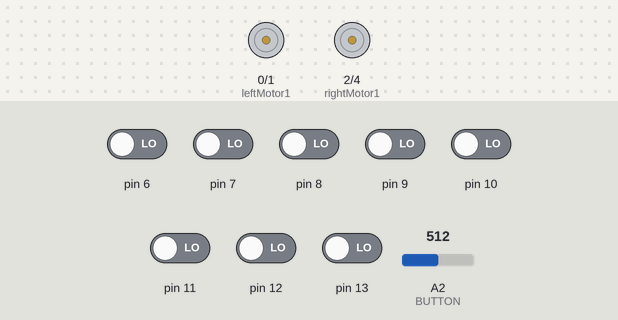
Recording of a sketch running on a simulated Arduino Uno, built with avr-gcc and run on an emulated ATmega328P. Parts: motor-driver pin pairs drawn as motors (green arrow = first pin HIGH = forward, orange = second pin HIGH = backward, longer = more drive, scaled by the enable pin). The test bench sets the inputs (shaded band); at power-on: pin 6–13 LOW, A2 (BUTTON) = 512.

Above: at 1.3 s.
1.4 s: A2 (BUTTON) set to 792
3.7 s: A2 (BUTTON) set to 808
At 5.4 s:
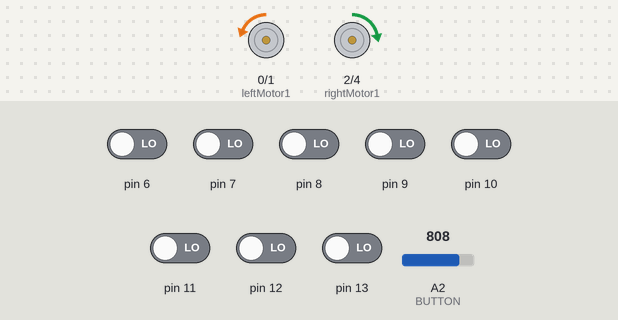
6.7 s: A2 (BUTTON) set to 790
At 8.4 s:
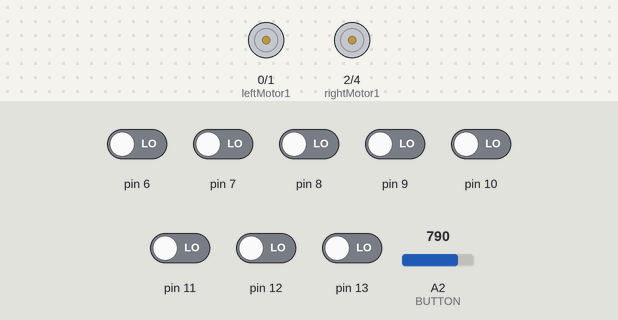
8.7 s: A2 (BUTTON) set to 810
At 10.9 s:
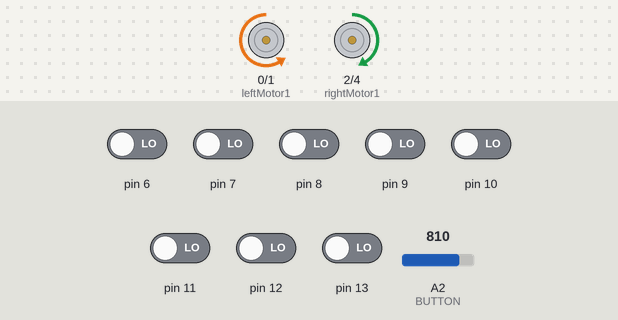
Timing chart, 0 to 12.2 s (numbered marks = the images above; inputs shaded):
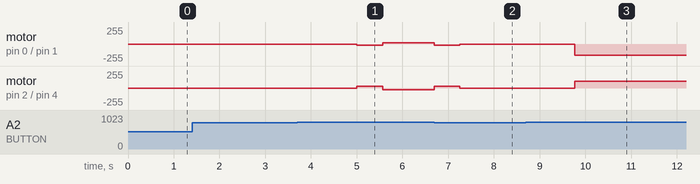

Measured:
- after the input at 1.4 s, every drawn part: stays the same
- after the input at 3.7 s, motor on pin 0 (leftMotor1) / pin 1 (leftMotor2): stopped → backward 17/255 after 1.3 s, → forward 17/255 0.56 s later, → backward 17/255 1.1 s later; motor on pin 2 (rightMotor1) / pin 4 (rightMotor2): stopped → forward 29/255 after 1.3 s, → backward 28/255 0.56 s later, → forward 28/255 1.1 s later
- after the input at 6.7 s, motor on pin 0 (leftMotor1) / pin 1 (leftMotor2), motor on pin 2 (rightMotor1) / pin 4 (rightMotor2): goes on until 7.3 s, then stays stopped
- after the input at 8.7 s, motor on pin 0 (leftMotor1) / pin 1 (leftMotor2): stopped → backward 170/255 after 1.1 s; motor on pin 2 (rightMotor1) / pin 4 (rightMotor2): stopped → forward 105/255 after 1.1 s

The sketch:

Line_Follower.ino
```cpp
#include <QTRSensors.h>

#define leftMotor1 0
#define leftMotor2 1
#define leftMotorPWM  5

#define rightMotor1 2
#define rightMotor2 4
#define rightMotorPWM  3

#define SEN_1 6
#define SEN_2 7
#define SEN_3 8
#define SEN_4 9
#define SEN_5 10
#define SEN_6 11
#define SEN_7 12
#define SEN_8 13

#define BUTTON 2
#define BTN_THRES 800// >75% of 1023

#define Kp 0.07 // experiment to determine this, start by something small that just makes your bot follow the line at a slow speed
#define Kd 0.4  // experiment to determine this, slowly increase the speeds and adjust this value. (Note: Kp < Kd)
#define Ki 0
#define rightMaxSpeed 200 // max speed of the robot
#define leftMaxSpeed 200 // max speed of the robot

#define rightBaseSpeed 140 // this is the speed at which the motors should spin when the robot is perfectly on the line
#define leftBaseSpeed 140  // this is the speed at which the motors should spin when the robot is perfectly on the line
#define NUM_SENSORS  8     // number of sensors used
#define TIMEOUT       2500  // waits for 2500 us for sensor outputs to go low
#define EMITTER_PIN   255     // emitter is controlled by digital pin 2

#define MOTOR_STEPS 2
#define STEP_THRESHOLD 10000
inline void drive(int leftMotorPin, int rightMotorPin,
                  int leftIntensity, int rightIntensity,
                  int *lastLeftIntensity, int *lastRightIntensity) {
  int leftMotorStep;
  int rightMotorStep;
  // If intensity difference is greater than STEP_THRESHOLD, do MOTOR_STEPS intensity transitions
  if (abs(leftIntensity - *lastLeftIntensity) > STEP_THRESHOLD) {
    leftMotorStep = (leftIntensity - *lastLeftIntensity) / MOTOR_STEPS;
  } else {
    *lastLeftIntensity = leftIntensity;
    leftMotorStep = 0;
  }
  if (abs(rightIntensity - *lastRightIntensity) > STEP_THRESHOLD) {
     rightMotorStep = (rightIntensity - *lastRightIntensity) / MOTOR_STEPS;
  } else {
    *lastRightIntensity = rightIntensity;
    rightMotorStep = 0;
  }
  for (int cnt = 0; cnt < MOTOR_STEPS; cnt++) {
    *lastLeftIntensity += leftMotorStep;
    *lastRightIntensity += rightMotorStep;
    analogWrite(leftMotorPin, *lastLeftIntensity);
    analogWrite(rightMotorPin, *lastRightIntensity);
    delay(2);
  }
}

void driveMotors(int leftIntensity, int rightIntensity, int *lastLeftIntensity, int *lastRightIntensity) {
  int leftDirection = (leftIntensity >= 0) ? 1 : -1;
  int rightDirection = (rightIntensity >= 0) ? 1 : -1;
  leftIntensity *= 0.85;
  if (leftDirection >= 0) {
    digitalWrite(leftMotor1, LOW);
    digitalWrite(leftMotor2, HIGH);
  } else {
    digitalWrite(leftMotor1, HIGH);
    digitalWrite(leftMotor2, LOW);
    leftIntensity = -leftIntensity;
  }
  if (rightDirection >= 0) {
    digitalWrite(rightMotor1, LOW);
    digitalWrite(rightMotor2, HIGH);
  } else {
    digitalWrite(rightMotor1, HIGH);
    digitalWrite(rightMotor2, LOW);
    rightIntensity = -rightIntensity;
  }
  drive(leftMotorPWM, rightMotorPWM, leftIntensity, rightIntensity, lastLeftIntensity, lastRightIntensity);
}

QTRSensorsRC qtrrc((unsigned char[]) {
  SEN_1, SEN_2, SEN_3, SEN_4, SEN_5, SEN_6, SEN_7, SEN_8
} , NUM_SENSORS, TIMEOUT, EMITTER_PIN); // sensor connected through analog pins A0 - A5 i.e. digital pins 14-19

void turn_to_calibrate(int milliseconds) {
  int leftCalSpeed = 20;
  int rightCalSpeed = 28;
  int fakeLeft, fakeRight;
  int delayMillis = milliseconds / 4;

  // we collect 80 samples - left, right, right, left
  driveMotors(leftCalSpeed, -rightCalSpeed, &fakeLeft, &fakeRight);
  for (int i = 0; i < 20; i++) {
    qtrrc.calibrate();
    delay(delayMillis/20);
  }

  driveMotors(-leftCalSpeed, rightCalSpeed, &fakeLeft, &fakeRight);
  for (int i = 0; i < 40; i++) {
    qtrrc.calibrate();
    delay(delayMillis/20);
  }

  driveMotors(leftCalSpeed, -rightCalSpeed, &fakeLeft, &fakeRight);
  for (int i = 0; i < 20; i++) {
    qtrrc.calibrate();
    delay(delayMillis/20);
  }
  driveMotors(0, 0, &fakeLeft, &fakeRight);
}

void setup() {
  pinMode(rightMotor1, OUTPUT);
  pinMode(rightMotor2, OUTPUT);
  pinMode(rightMotorPWM, OUTPUT);
  pinMode(leftMotor1, OUTPUT);
  pinMode(leftMotor2, OUTPUT);
  pinMode(leftMotorPWM, OUTPUT);

  /*int i;
  for (int i = 0; i < 100; i++) {
    qtrrc.calibrate();
    delay(20);
  }*/
  while (analogRead(BUTTON) < BTN_THRES) {
    delay(500);
  }
  delay(1000);
  turn_to_calibrate(300);
  while (analogRead(BUTTON) < BTN_THRES) {
    delay(500);
  }
  delay(1000);
}

int lastError = 0;
int integral = 0;
int lastRightMotorSpeed = 0;
int lastLeftMotorSpeed = 0;

unsigned int sensors[8];
void loop() {
  int position = qtrrc.readLine(sensors); // get calibrated readings along with the line position, refer to the QTR Sensors Arduino Library for more details on line position.
  int error = position - 3500;

  int motorSpeed = Kp * error + Kd * (error - lastError) + Ki * integral;
  lastError = error;

  int rightMotorSpeed = rightBaseSpeed + motorSpeed;
  int leftMotorSpeed = leftBaseSpeed - motorSpeed;

  bool rightDir = (rightMotorSpeed >= 0) ? 1 : -1;
  bool leftDir = (leftMotorSpeed >= 0) ? 1 : -1;

  // prevent the motor from going beyond max speed
  if (rightMotorSpeed * rightDir > rightMaxSpeed ) rightMotorSpeed = rightMaxSpeed * rightDir;
  if (leftMotorSpeed * leftDir > leftMaxSpeed ) leftMotorSpeed = leftMaxSpeed * leftDir;

  driveMotors(leftMotorSpeed, rightMotorSpeed, &lastLeftMotorSpeed, &lastRightMotorSpeed);
}
```
